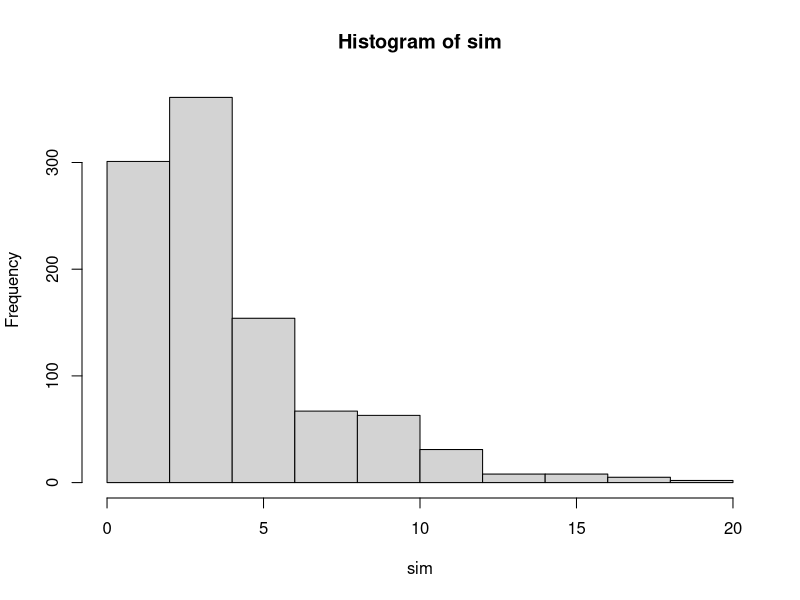

Here is the R script that generated this plot: (Note: this script raises an error after producing the figure.)
exploding_dice <- function(sides=6){
  total <- 0
  roll <- sample(sides,size =1)
  while (roll == sides){
    total = total + roll
    roll <- sample(sides,size =1)
  }
  (total = total + roll)
}

exploding_dice()

sim <- replicate(1000, exploding_dice())
hist(sim)

die_roll <- function(sides, exploding = FALSE){
  if (exploding){
    exploding_dice(sides)
  } else {
    sample(sides,size=1)
  }
}

die_roll()